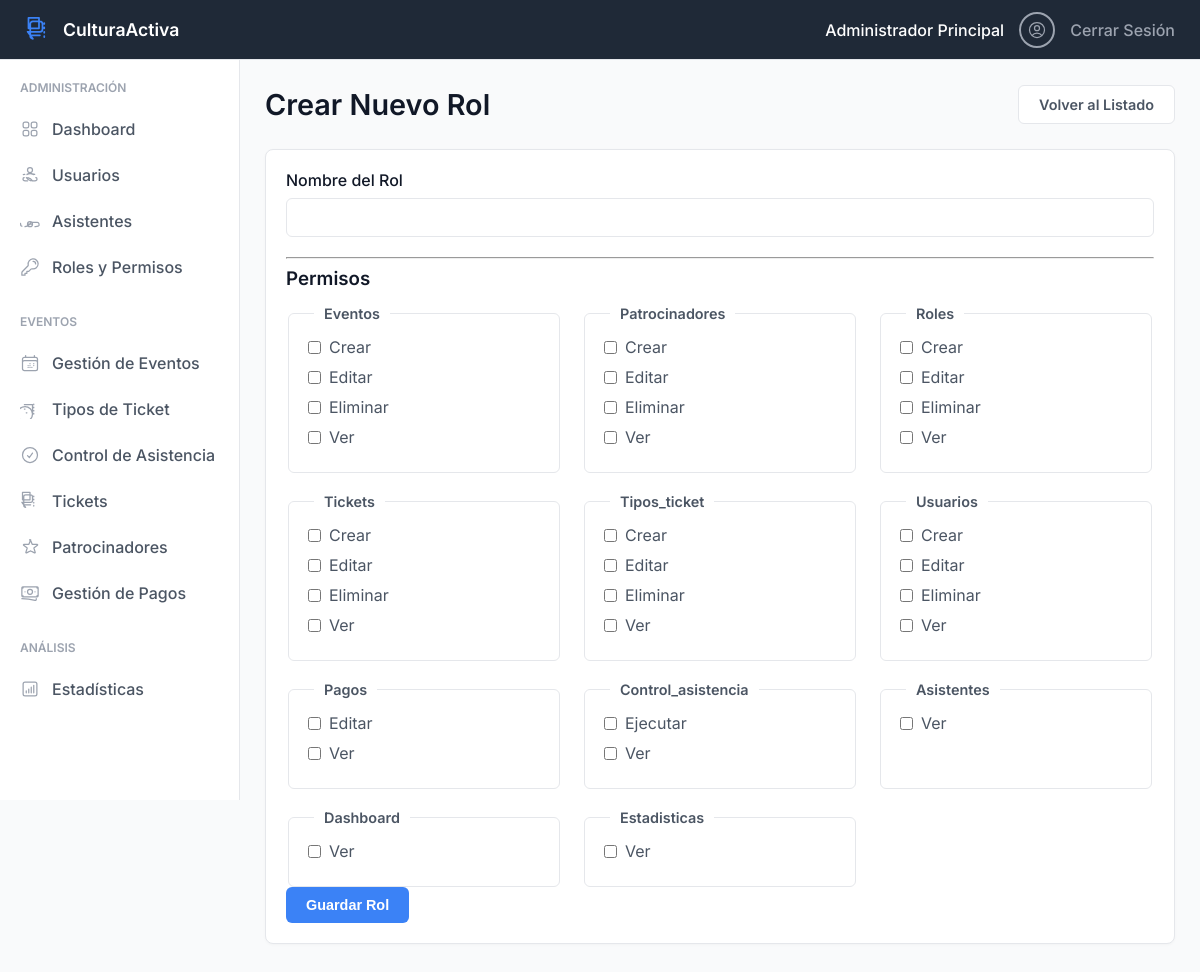
Page /admin/rol_editar.php (signed in) on the committed database.
### tables this page shows
CREATE TABLE `permisos` (
  `id_permiso` int(11) NOT NULL,
  `nombre_permiso` varchar(100) NOT NULL COMMENT 'Ej: ver_eventos, crear_usuarios'
);

### admin/rol_editar.php (the view, shortened to what this page needs)
<?php
require '../includes/db_connection.php';
$id_rol = $_GET['id'] ?? null;
$is_editing = ($id_rol !== null);
$rol_nombre = '';
$permisos_actuales = [];
$stmt_all_perms = $pdo->query("SELECT * FROM permisos ORDER BY nombre_permiso");
$todos_los_permisos = $stmt_all_perms->fetchAll();
include '../includes/header.php';
include '../includes/sidebar.php';
?>
<main class="content">
    <div class="header-bar">
        <h1><?php echo $is_editing ? 'Editar Rol' : 'Crear Nuevo Rol'; ?></h1>
        <a href="roles.php" class="btn btn-secondary">Volver al Listado</a>
    </div>
    <div class="card">
        <div class="card-body">
            <form action="rol_editar.php<?php if ($is_editing) echo '?id=' . $id_rol; ?>" method="POST">
                <div class="form-group">
                    <label for="nombre_rol">Nombre del Rol</label>
                    <input type="text" id="nombre_rol" name="nombre_rol" class="form-control" value="<?php echo htmlspecialchars($rol_nombre); ?>" required>
                </div>
                <hr>
                <h3>Permisos</h3>
                <div class="permissions-grid">
                    <?php
                    $grupos = [];
                    foreach ($todos_los_permisos as $perm) {
                        list($accion, $modulo) = explode('_', $perm['nombre_permiso'], 2);
                        $grupos[$modulo][] = ['accion' => $accion, 'perm' => $perm];
                    }
                    ?>
                    <?php foreach ($grupos as $nombre_modulo => $permisos_grupo): ?>
                        <fieldset class="permission-group">
                            <legend><?php echo ucfirst($nombre_modulo); ?></legend>
                            <?php foreach ($permisos_grupo as $item):
                                $permiso = $item['perm'];
                                $is_checked = isset($permisos_actuales[$permiso['id_permiso']]);
                            ?>
                                <div class="checkbox-group">
                                    <input type="checkbox"
                                           id="perm_<?php echo $permiso['id_permiso']; ?>"
                                           name="permisos[]"
                                           value="<?php echo $permiso['id_permiso']; ?>"
                                           <?php if ($is_checked) echo 'checked'; ?>>
                                    <label for="perm_<?php echo $permiso['id_permiso']; ?>"><?php echo ucfirst($item['accion']); ?></label>
                                </div>
                            <?php endforeach; ?>
                        </fieldset>
                    <?php endforeach; ?>
                </div>
                <button type="submit" class="btn btn-primary">Guardar Rol</button>
            </form>
        </div>
    </div>
</main>
<?php include '../includes/footer.php'; ?>

### public/css/style.css (style rules this page uses)
:root { --primary-blue: #3B82F6; --primary-light-blue: #EFF6FF; --dark-blue-grey: #1F2937; --background-body: #F9FAFB; --card-bg: #FFFFFF; --border-light: #E5E7EB; --text-title: #111827; --text-body: #4B5563; --text-muted: #9CA3AF; --success-green: #10B981; --success-bg: #D1FAE5; --danger-red: #EF4444; --danger-bg: #FEE2E2; --warning-orange: #F59E0B; --warning-bg: #FFFBEB; --info-purple: #8B5CF6; --info-bg: #EDE9FE; }
body, html { margin: 0; padding: 0; font-family: 'Inter', -apple-system, BlinkMacSystemFont, "Segoe UI", Roboto, "Helvetica Neue", Arial, sans-serif; background-color: var(--background-body); color: var(--text-body); }
* { box-sizing: border-box; }
body { padding-top: 60px; padding-left: 240px; }
.header-bar { display: flex; justify-content: space-between; align-items: center; margin-bottom: 25px; }
.header-bar h1 { margin: 0; font-size: 1.8rem; color: var(--text-title); font-weight: 600; }
.card { background-color: var(--card-bg); border-radius: 8px; border: 1px solid var(--border-light); box-shadow: 0 1px 3px rgba(0, 0, 0, 0.03); margin-bottom: 20px; }
.card-body { padding: 20px; }
.card-body h3, .card-body h4 { margin-top: 0; margin-bottom: 15px; color: var(--text-title); font-weight: 600; }
.btn { padding: 10px 20px; border: none; border-radius: 6px; cursor: pointer; text-decoration: none; font-size: 0.9rem; font-weight: 600; display: inline-block; transition: all 0.2s ease; }
.btn-primary { background-color: var(--primary-blue); color: white; }
.btn-secondary { background-color: var(--card-bg); color: var(--text-body); border: 1px solid var(--border-light); }
.form-group { margin-bottom: 20px; }
.form-group label { display: block; margin-bottom: 8px; font-weight: 500; color: var(--text-title); }
.form-control { width: 100%; padding: 10px 12px; border: 1px solid var(--border-light); border-radius: 6px; font-size: 0.9rem; font-family: 'Inter', sans-serif; background-color: var(--card-bg); }
.permissions-grid { display: grid; grid-template-columns: repeat(3, 1fr); gap: 20px; }
.permission-group { border: 1px solid var(--border-light); border-radius: 6px; padding: 15px; }
.permission-group legend { font-weight: 600; padding: 0 10px; margin-left: 10px; font-size: 0.9rem; }
.checkbox-group { display: flex; align-items: center; margin-bottom: 10px; }
.checkbox-group input[type="checkbox"] { margin-right: 8px; }

### rows in the picture
permisos: accion "Crear"
permisos: accion "Editar"
permisos: accion "Eliminar"
permisos: accion "Ver"
permisos: accion "Crear"
permisos: accion "Editar"
permisos: accion "Eliminar"
permisos: accion "Ver"
permisos: accion "Crear"
permisos: accion "Editar"
permisos: accion "Eliminar"
permisos: accion "Ver"
permisos: accion "Crear"
permisos: accion "Editar"
permisos: accion "Eliminar"
permisos: accion "Ver"
permisos: accion "Crear"
permisos: accion "Editar"
permisos: accion "Eliminar"
permisos: accion "Ver"
permisos: accion "Crear"
permisos: accion "Editar"
permisos: accion "Eliminar"
permisos: accion "Ver"
permisos: accion "Editar"
permisos: accion "Ver"
permisos: accion "Ejecutar"
permisos: accion "Ver"
permisos: accion "Ver"
permisos: accion "Ver"
permisos: accion "Ver"

### other values in the picture
$_SESSION['user_name'] "Administrador Principal"
$nombre_modulo "Eventos"
$nombre_modulo "Patrocinadores"
$nombre_modulo "Roles"
$nombre_modulo "Tickets"
$nombre_modulo "Tipos_ticket"
$nombre_modulo "Usuarios"
$nombre_modulo "Pagos"
$nombre_modulo "Control_asistencia"
$nombre_modulo "Asistentes"
$nombre_modulo "Dashboard"
$nombre_modulo "Estadisticas"
